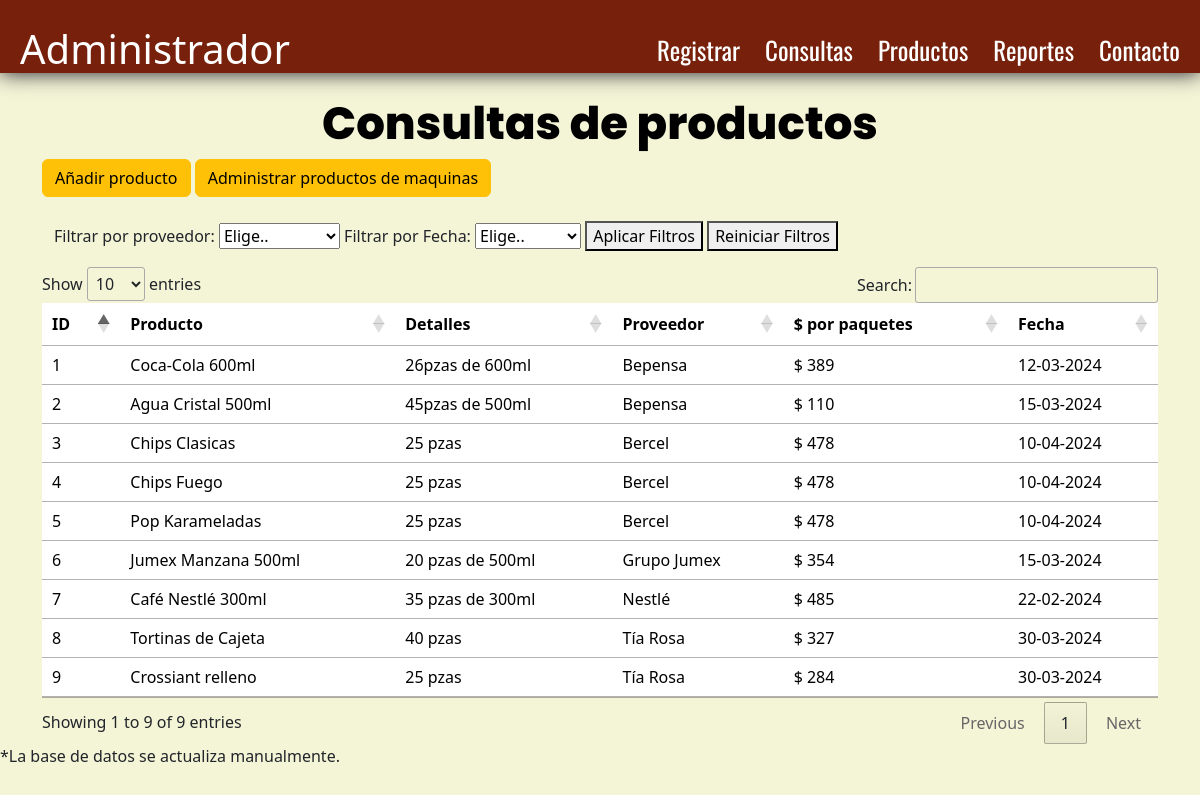
The page /productos on the database its author committed.
### app.py (models this page shows)
class Products(db.Model):
    product_id = db.Column(db.Integer, primary_key=True)
    name = db.Column(db.String(100), nullable=False)
    supplier = db.Column(db.String(100), nullable=False)
    pack_cost = db.Column(db.Integer, nullable=False)
    date = db.Column(db.String(10), nullable=False)
    details = db.Column(db.String(100), nullable=False)

### app.py (the view)
@app.route('/productos')
def productos():
    products = Products.query.all()
    return render_template('consulta_pro.html', products=products,unique_suppliers=unique_suppliers,unique_dates=unique_dates)

### app.py (called while the page is built)
def unique_suppliers(products): #Funcion para obtener los proveedores unicos en Filtros de Consulta_pro
    unique = set()
    for product in products:
        unique.add(product.supplier)
    return unique

def unique_dates(products): #Funcion para obtener las fechas unicas en Filtros de Consulta_pro
    unique = set()
    for product in products:
        unique.add(product.date)
    return unique

@app.before_request
def create_tables():
    db.create_all()

### templates/consulta_pro.html (shortened to what this page needs)
<html>
    <head>
        <link rel = "stylesheet" href="https://cdn.jsdelivr.net/npm/bootstrap@5.3.3/dist/css/bootstrap.min.css">
        <link rel = "stylesheet" type="text/css" href = "{{ url_for('static', filename = 'consult_prod/consulta_pro.css') }}">
        <link rel="stylesheet" type="text/css" href="https://cdn.datatables.net/1.11.5/css/jquery.dataTables.css">
    </head>
    <body>
        <header>
            <div class = "header_menu">
                <a href = "{{url_for('home')}}"><h1 id = "Title">Administrador</h1></a>
                <nav class="Contenedor">
                    <ul>
                        <li><a href="{{url_for('registro')}}">Registrar</a></li>
                        <li><a href="{{url_for('consult')}}">Consultas</a></li>
                        <li><a href="{{url_for('productos')}}">Productos</a></li>
                        <li><a href="{{url_for('reportes')}}">Reportes</a></li>
                        <li><a href="#">Contacto</a></li>
                    </ul>
                </nav>
            </div>
        </header>
        <div class = "product_table">
            <div class = "container mt-4">
                <h1>Consultas de productos</h1>
                <div class = "action_btns">
                    <a href = "{{ url_for('registrar_producto') }}"><button class="btn btn-warning">Añadir producto</button></a>
                    <a href = " {{ url_for('machine_st') }} "><button class="btn btn-warning">Administrar productos de maquinas</button></a>
                </div>
                <div class="container mt-4">
                    <form id="filtroForm">
                        <label for="supplier">Filtrar por proveedor:</label>
                        <select id="supplier">
                            <option value="">Elige..</option>
                        </select>
                        <label for="date">Filtrar por Fecha:</label>
                        <select id="date">
                            <option value="">Elige..</option>
                        </select>
                        <button type="button" onclick="aplicarFiltros()">Aplicar Filtros</button>
                        <button type="button" onclick="location.reload()">Reiniciar Filtros</button>
                    </form>
                </div>
                <table class="table">
                    <thead>
                        <tr>
                            <th scope="col">ID</th>
                            <th scope="col">Producto</th>
                            <th scope="col">Detalles</th>
                            <th scope="col">Proveedor</th>
                            <th scope="col">$ por paquetes</th>
                            <th scope="col">Fecha</th>
                        </tr>
                    </thead>
                    <tbody>
                        {% for product in products %}
                        <tr>
                            <td>{{ product.product_id }}</td>
                            <td>{{ product.name }}</td>
                            <td>{{ product.details }}</td>
                            <td>{{ product.supplier }}</td>
                            <td>$ {{ product.pack_cost }}</td>
                            <td>{{ product.date }}</td>
                        </tr>
                        {% endfor %}
                    </tbody>
                </table>
            </div>
        </div>
        <footer>
            <div>
                <p>*La base de datos se actualiza manualmente.</p>
            </div>
        </footer>
    </body>
</html>

### static/consult_prod/consulta_pro.css (style rules this page uses)
body { background-color:#f4f4d7; }
header { background-color: rgb(119, 33, 12); position: sticky; padding-top:25px; box-shadow: 0px 0px 20px #1a1925; }
.header_menu #Title { color: white; margin-left:20; }
.header_menu a { text-decoration:none; }
.Contenedor { float: right; margin-top:-50; margin-right:20; }
.header_menu nav ul li { list-style:none; margin-left:25px; float:left; }
.header_menu nav ul li a { font-family:"Oswald"; font-size:25px; text-decoration:none; color:rgb(255 255 255); transition-duration: 0.12s; transition-timing-function: ease-out; }
.product_table h1 { text-align:center; font-weight:750; font-family:"Poppins"; margin-top:20px; color:black; font-size:45; }

### rows shown on the page
Products: product_id "1", name "Coca-Cola 600ml", details "26pzas de 600ml", supplier "Bepensa", pack_cost "389", date "12-03-2024"
Products: product_id "2", name "Agua Cristal 500ml", details "45pzas de 500ml", supplier "Bepensa", pack_cost "110", date "15-03-2024"
Products: product_id "3", name "Chips Clasicas", details "25 pzas", supplier "Bercel", pack_cost "478", date "10-04-2024"
Products: product_id "4", name "Chips Fuego", details "25 pzas", supplier "Bercel", pack_cost "478", date "10-04-2024"
Products: product_id "5", name "Pop Karameladas", details "25 pzas", supplier "Bercel", pack_cost "478", date "10-04-2024"
Products: product_id "6", name "Jumex Manzana 500ml", details "20 pzas de 500ml", supplier "Grupo Jumex", pack_cost "354", date "15-03-2024"
Products: product_id "7", name "Café Nestlé 300ml", details "35 pzas de 300ml", supplier "Nestlé", pack_cost "485", date "22-02-2024"
Products: product_id "8", name "Tortinas de Cajeta", details "40 pzas", supplier "Tía Rosa", pack_cost "327", date "30-03-2024"
Products: product_id "9", name "Crossiant relleno", details "25 pzas", supplier "Tía Rosa", pack_cost "284", date "30-03-2024"
